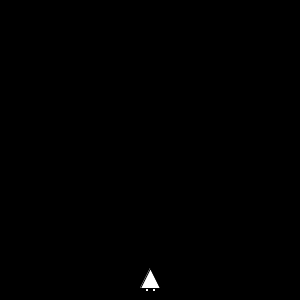
Frame 1 (no input)
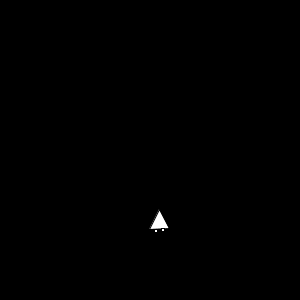
Frame 60 (the mouse pressed at the canvas centre just before this capture)
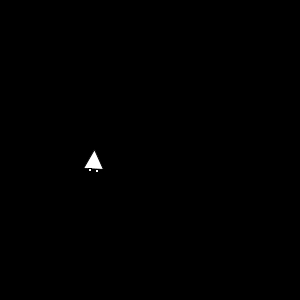
Frame 120 (the mouse held since frame 60 and released just before this capture)

The Processing sketch that drew these frames (run headless with seeded random() and noise(); from frame 60 on, the mouse is pressed at the canvas centre):

// Processing sketch: floating_rocket
// ── floating_rocket.pde
float posX, posY, angle;
int count=1;
float decX=0, decA=0;
void setup(){
size(300,300);
posY=height-22;
posX=width/2;
}
void draw(){
if (posY>0){
background(0);
drawRocket(posX,posY,angle);
if (count>5){
count=1;
decX=random(-3,+3);
decA=random(-0.1,+0.1);
}
posY--;
posX+=decX;
angle=+decA;
count++;
}
}
void drawRocket(float x, float y, float rot) {
final int halfHeight = 10;
final int halfWidth = 10;
pushMatrix();
translate(x, y);
rotate(rot);
triangle(0, -halfHeight, -halfWidth, halfHeight, halfWidth, halfHeight);
rectMode(CORNERS);
rect(-halfWidth + 5, halfHeight, -halfWidth + 8, halfHeight + 3);
rect(halfWidth - 8, halfHeight, halfWidth - 5, halfHeight + 3);
popMatrix();
}
